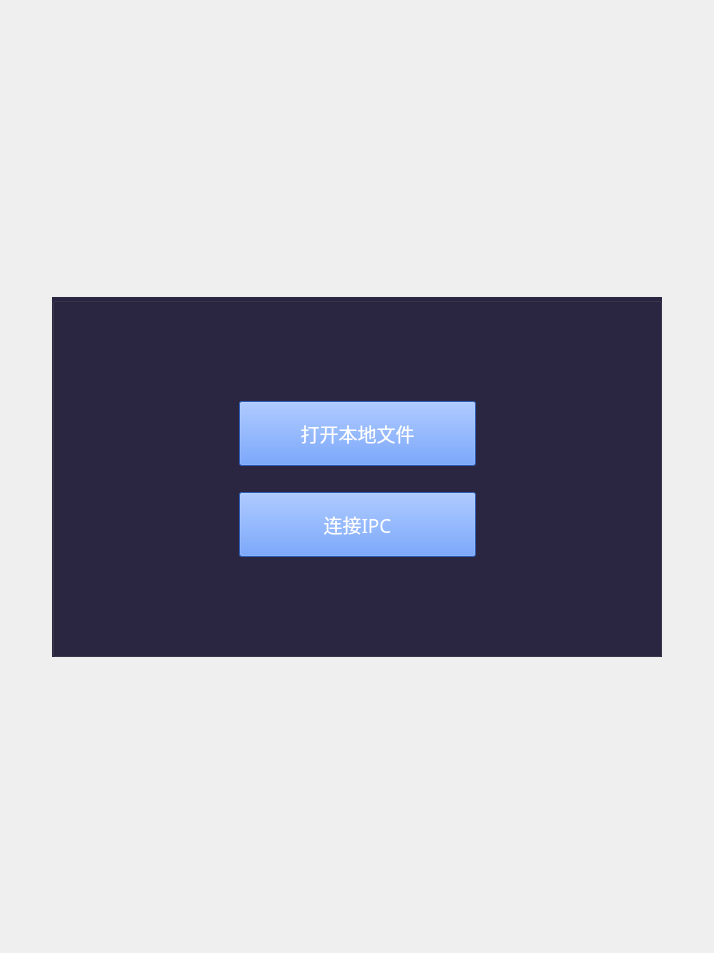
                 <widget class="QWidget" name="page_8">
                  <layout class="QGridLayout" name="gridLayout">
                   <item row="3" column="2">
                    <spacer name="verticalSpacer_26">
                     <property name="orientation">
                      <enum>Qt::Vertical</enum>
                     </property>
                     <property name="sizeHint" stdset="0">
                      <size>
                       <width>20</width>
                       <height>285</height>
                      </size>
                     </property>
                    </spacer>
                   </item>
                   <item row="2" column="0">
                    <spacer name="horizontalSpacer_44">
                     <property name="orientation">
                      <enum>Qt::Horizontal</enum>
                     </property>
                     <property name="sizeHint" stdset="0">
                      <size>
                       <width>41</width>
                       <height>20</height>
                      </size>
                     </property>
                    </spacer>
                   </item>
                   <item row="1" column="1" rowspan="2" colspan="2">
                    <widget class="QGroupBox" name="gbExamRecordBtnBox">
                     <property name="minimumSize">
                      <size>
                       <width>610</width>
                       <height>360</height>
                      </size>
                     </property>
                     <property name="maximumSize">
                      <size>
                       <width>610</width>
                       <height>360</height>
                      </size>
                     </property>
                     <property name="styleSheet">
                      <string notr="true">background-color: rgb(42, 38, 66);</string>
                     </property>
                     <property name="title">
                      <string/>
                     </property>
                     <layout class="QHBoxLayout" name="horizontalLayout_25">
                      <item>
                       <spacer name="horizontalSpacer_27">
                        <property name="orientation">
                         <enum>Qt::Horizontal</enum>
                        </property>
                        <property name="sizeType">
                         <enum>QSizePolicy::Preferred</enum>
                        </property>
                        <property name="sizeHint" stdset="0">
                         <size>
                          <width>175</width>
                          <height>20</height>
                         </size>
                        </property>
                       </spacer>
                      </item>
                      <item>
                       <layout class="QVBoxLayout" name="verticalLayout_21">
                        <item>
                         <spacer name="verticalSpacer_3">
                          <property name="orientation">
                           <enum>Qt::Vertical</enum>
                          </property>
                          <property name="sizeHint" stdset="0">
                           <size>
                            <width>20</width>
                            <height>40</height>
                           </size>
                          </property>
                         </spacer>
                        </item>
                        <item>
                         <widget class="QPushButton" name="pbOpenLocalVideoFile">
                          <property name="minimumSize">
                           <size>
                            <width>215</width>
                            <height>65</height>
                           </size>
                          </property>
                          <property name="font">
                           <font>
                            <family>Microsoft YaHei</family>
                            <pointsize>14</pointsize>
                           </font>
                          </property>
                          <property name="styleSheet">
                           <string notr="true">background-color: rgb(61, 127, 255);
color: rgb(255, 255, 255);</string>
                          </property>
                          <property name="text">
                           <string>打开本地文件</string>
                          </property>
                         </widget>
                        </item>
                        <item>
                         <spacer name="verticalSpacer_11">
                          <property name="orientation">
                           <enum>Qt::Vertical</enum>
                          </property>
                          <property name="sizeType">
                           <enum>QSizePolicy::Maximum</enum>
                          </property>
                          <property name="sizeHint" stdset="0">
                           <size>
                            <width>20</width>
                            <height>20</height>
                           </size>
                          </property>
                         </spacer>
                        </item>
                        <item>
                         <widget class="QPushButton" name="pbOpenIpc">
                          <property name="minimumSize">
                           <size>
                            <width>215</width>
                            <height>65</height>
                           </size>
                          </property>
                          <property name="font">
                           <font>
                            <family>Microsoft YaHei</family>
                            <pointsize>14</pointsize>
                           </font>
                          </property>
                          <property name="styleSheet">
                           <string notr="true">background-color: rgb(61, 127, 255);
color: rgb(255, 255, 255);</string>
                          </property>
                          <property name="text">
                           <string>连接IPC</string>
                          </property>
                         </widget>
                        </item>
                        <item>
                         <spacer name="verticalSpacer_12">
                          <property name="orientation">
                           <enum>Qt::Vertical</enum>
                          </property>
                          <property name="sizeHint" stdset="0">
                           <size>
                            <width>20</width>
                            <height>40</height>
                           </size>
                          </property>
                         </spacer>
                        </item>
                       </layout>
                      </item>
                      <item>
                       <spacer name="horizontalSpacer_28">
                        <property name="orientation">
                         <enum>Qt::Horizontal</enum>
                        </property>
                        <property name="sizeType">
                         <enum>QSizePolicy::Preferred</enum>
                        </property>
                        <property name="sizeHint" stdset="0">
                         <size>
                          <width>174</width>
                          <height>20</height>
                         </size>
                        </property>
                       </spacer>
                      </item>
                     </layout>
                    </widget>
                   </item>
                   <item row="1" column="3">
                    <spacer name="horizontalSpacer_45">
                     <property name="orientation">
                      <enum>Qt::Horizontal</enum>
                     </property>
                     <property name="sizeHint" stdset="0">
                      <size>
                       <width>41</width>
                       <height>20</height>
                      </size>
                     </property>
                    </spacer>
                   </item>
                   <item row="0" column="1">
                    <spacer name="verticalSpacer_25">
                     <property name="orientation">
                      <enum>Qt::Vertical</enum>
                     </property>
                     <property name="sizeHint" stdset="0">
                      <size>
                       <width>20</width>
                       <height>286</height>
                      </size>
                     </property>
                    </spacer>
                   </item>
                  </layout>
                 </widget>
